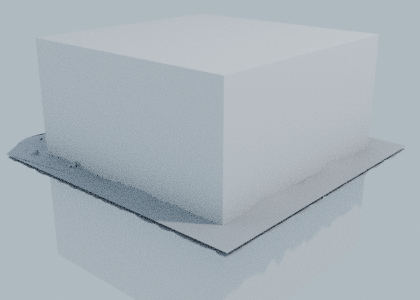
#> input picture probe/model/obj_000_Cube.png, 420 x 300 px; its folder holds only this picture in this run
$ python make_contact_sheet.py
#> lines starting #> are read from the running program, lines starting #| are printed output that depends on the picture
#!/usr/bin/env python3
"""Tile every obj_*.png render into one contact sheet, with labels, so forty
models can be compared in a single image."""
import glob
import os
import sys

from PIL import Image, ImageDraw

out_dir = sys.argv[1] if len(sys.argv) > 1 else "probe/model"
pattern = sys.argv[2] if len(sys.argv) > 2 else "obj_*.png"
dest = sys.argv[3] if len(sys.argv) > 3 else os.path.join(out_dir, "contact_sheet.png")

files = sorted(glob.glob(os.path.join(out_dir, pattern)))
if not files:
    print("no images matched", pattern, "in", out_dir)
    raise SystemExit(0)

cols = 5
thumb_w, thumb_h = 260, 190
label_h = 16
rows = (len(files) + cols - 1) // cols
sheet = Image.new("RGB", (cols * thumb_w, rows * (thumb_h + label_h)), (24, 26, 28))
draw = ImageDraw.Draw(sheet)

for i, path in enumerate(files):
    try:
        im = Image.open(path).convert("RGB")
    except Exception as exc:  # noqa: BLE001
        print("skip", path, exc)
        continue
    im.thumbnail((thumb_w, thumb_h))
#> im: PIL image 260x186 RGB
    x = (i % cols) * thumb_w + (thumb_w - im.width) // 2
#> x = 0
    y = (i // cols) * (thumb_h + label_h) + (thumb_h - im.height) // 2
#> y = 2
    sheet.paste(im, (x, y))
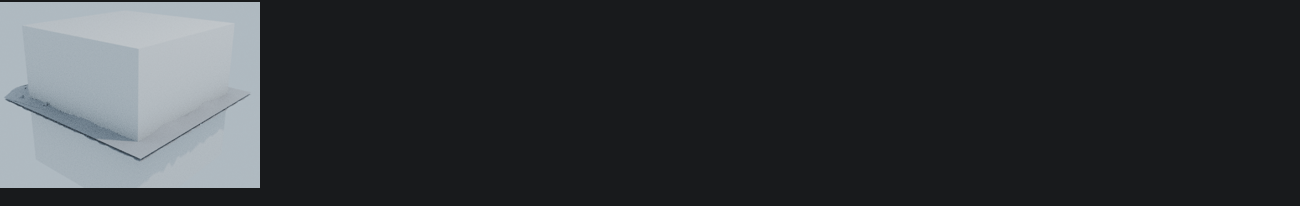
#> sheet: PIL image 1300x206 RGB; mean R, G, B 50.2, 53.6, 56.5
    label = os.path.basename(path).replace("obj_", "").rsplit(".", 1)[0]
    draw.text(((i % cols) * thumb_w + 4, (i // cols) * (thumb_h + label_h) + thumb_h + 2),
              label[:42], fill=(230, 230, 230))

sheet.save(dest)
print("wrote", dest, sheet.size, len(files), "tiles")
#| wrote probe/model/contact_sheet.png (1300, 206) 1 tiles

$ run again, on probe/model/obj_001_Landscape.png
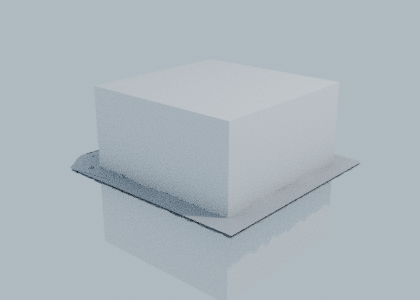
#> input picture probe/model/obj_001_Landscape.png, 420 x 300 px
#> `sheet.paste(im, (x, y))`:
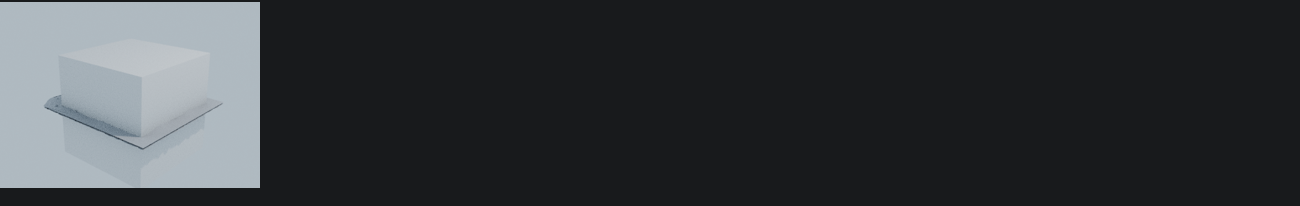
#> sheet: PIL image 1300x206 RGB; mean R, G, B 50.7, 54.2, 57.1
#| wrote probe/model/contact_sheet.png (1300, 206) 1 tiles
